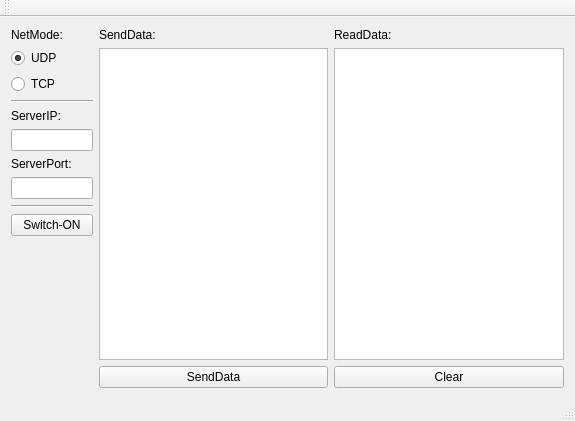
<?xml version="1.0" encoding="UTF-8"?>
<ui version="4.0">
 <class>NetDebugClientWnd</class>
 <widget class="QMainWindow" name="NetDebugClientWnd">
  <property name="geometry">
   <rect>
    <x>0</x>
    <y>0</y>
    <width>575</width>
    <height>421</height>
   </rect>
  </property>
  <property name="windowTitle">
   <string>NetDebug-Client</string>
  </property>
  <widget class="QWidget" name="centralWidget">
   <layout class="QHBoxLayout" name="horizontalLayout">
    <item>
     <layout class="QVBoxLayout" name="verticalLayout">
      <item>
       <widget class="QLabel" name="label_NetMode">
        <property name="maximumSize">
         <size>
          <width>150</width>
          <height>16777215</height>
         </size>
        </property>
        <property name="text">
         <string>NetMode:</string>
        </property>
       </widget>
      </item>
      <item>
       <widget class="QRadioButton" name="radioButton_Udp">
        <property name="maximumSize">
         <size>
          <width>150</width>
          <height>16777215</height>
         </size>
        </property>
        <property name="text">
         <string>UDP</string>
        </property>
        <property name="checked">
         <bool>true</bool>
        </property>
       </widget>
      </item>
      <item>
       <widget class="QRadioButton" name="radioButton_Tcp">
        <property name="maximumSize">
         <size>
          <width>150</width>
          <height>16777215</height>
         </size>
        </property>
        <property name="text">
         <string>TCP</string>
        </property>
       </widget>
      </item>
      <item>
       <widget class="Line" name="line">
        <property name="maximumSize">
         <size>
          <width>150</width>
          <height>16777215</height>
         </size>
        </property>
        <property name="orientation">
         <enum>Qt::Horizontal</enum>
        </property>
       </widget>
      </item>
      <item>
       <widget class="QLabel" name="label_ServerIP">
        <property name="maximumSize">
         <size>
          <width>150</width>
          <height>16777215</height>
         </size>
        </property>
        <property name="text">
         <string>ServerIP:</string>
        </property>
       </widget>
      </item>
      <item>
       <widget class="QLineEdit" name="lineEdit_ServerIP">
        <property name="maximumSize">
         <size>
          <width>120</width>
          <height>16777215</height>
         </size>
        </property>
       </widget>
      </item>
      <item>
       <widget class="QLabel" name="label_ServerPort">
        <property name="maximumSize">
         <size>
          <width>150</width>
          <height>16777215</height>
         </size>
        </property>
        <property name="text">
         <string>ServerPort:</string>
        </property>
       </widget>
      </item>
      <item>
       <widget class="QLineEdit" name="lineEdit_ServerPort">
        <property name="maximumSize">
         <size>
          <width>120</width>
          <height>16777215</height>
         </size>
        </property>
       </widget>
      </item>
      <item>
       <widget class="Line" name="line_2">
        <property name="maximumSize">
         <size>
          <width>150</width>
          <height>16777215</height>
         </size>
        </property>
        <property name="orientation">
         <enum>Qt::Horizontal</enum>
        </property>
       </widget>
      </item>
      <item>
       <widget class="QPushButton" name="pushButton_Switch">
        <property name="text">
         <string>Switch-ON</string>
        </property>
       </widget>
      </item>
      <item>
       <spacer name="verticalSpacer">
        <property name="orientation">
         <enum>Qt::Vertical</enum>
        </property>
        <property name="sizeHint" stdset="0">
         <size>
          <width>20</width>
          <height>40</height>
         </size>
        </property>
       </spacer>
      </item>
     </layout>
    </item>
    <item>
     <layout class="QVBoxLayout" name="verticalLayout_2">
      <property name="leftMargin">
       <number>0</number>
      </property>
      <item>
       <widget class="QLabel" name="label_SendData">
        <property name="text">
         <string>SendData:</string>
        </property>
       </widget>
      </item>
      <item>
       <widget class="QTextEdit" name="textEdit_SendData"/>
      </item>
      <item>
       <widget class="QPushButton" name="pushButton_SendData">
        <property name="text">
         <string>SendData</string>
        </property>
       </widget>
      </item>
     </layout>
    </item>
    <item>
     <layout class="QVBoxLayout" name="verticalLayout_3">
      <property name="leftMargin">
       <number>0</number>
      </property>
      <item>
       <widget class="QLabel" name="label_ReadData">
        <property name="text">
         <string>ReadData:</string>
        </property>
       </widget>
      </item>
      <item>
       <widget class="QTextBrowser" name="textBrowser_ReadData"/>
      </item>
      <item>
       <widget class="QPushButton" name="pushButton_ClearReadData">
        <property name="text">
         <string>Clear</string>
        </property>
       </widget>
      </item>
     </layout>
    </item>
   </layout>
  </widget>
  <widget class="QMenuBar" name="menuBar">
   <property name="geometry">
    <rect>
     <x>0</x>
     <y>0</y>
     <width>575</width>
     <height>23</height>
    </rect>
   </property>
  </widget>
  <widget class="QToolBar" name="mainToolBar">
   <attribute name="toolBarArea">
    <enum>TopToolBarArea</enum>
   </attribute>
   <attribute name="toolBarBreak">
    <bool>false</bool>
   </attribute>
  </widget>
  <widget class="QStatusBar" name="statusBar"/>
 </widget>
 <layoutdefault spacing="6" margin="11"/>
 <resources>
  <include location="NetDebugClient.qrc"/>
 </resources>
 <connections/>
</ui>
